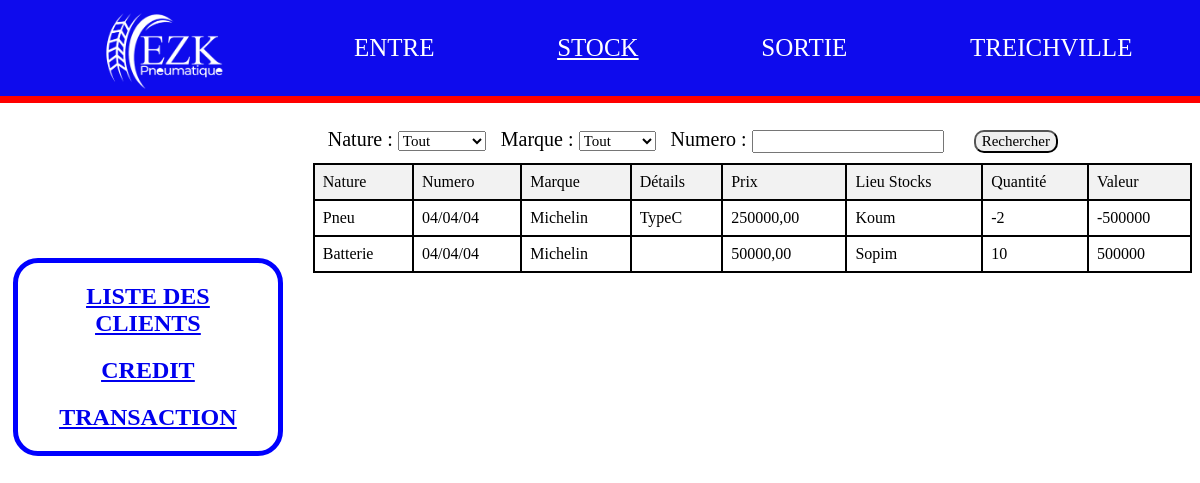
The page /stock (signed in) on the database as committed earlier.
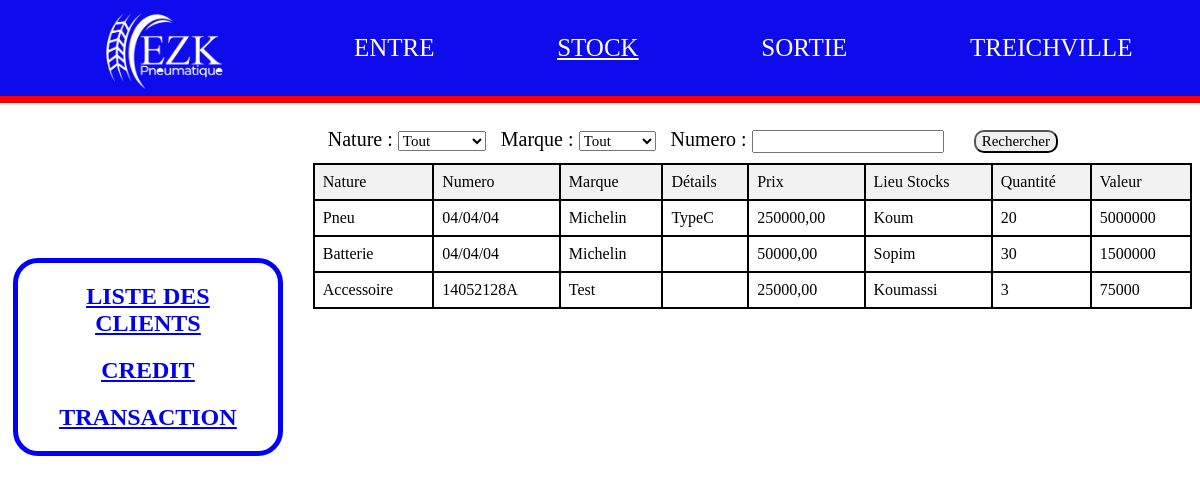
The same page on the database as committed later.
### myapp/models.py (models this page shows, shortened)
class Pneu(models.Model):
    idPneu = models.AutoField(primary_key=True)
    Numero = models.ForeignKey(Numero, on_delete=models.CASCADE, default="")
    Details = models.CharField(max_length=45)
    Prix = models.DecimalField(max_digits=10, decimal_places=2)
    Stockage = models.CharField(max_length=45)
    Quantite = models.IntegerField()
    Date = models.DateTimeField()
    Fournisseur = models.ForeignKey(Fournisseur, on_delete=models.CASCADE)
    Marque = models.ForeignKey(Marque, on_delete=models.CASCADE)
    class Meta:
        db_table = 'Pneu'
        verbose_name = 'Pneu'
        verbose_name_plural = 'Pneus'

class Numero(models.Model):
    idNumero = models.AutoField(primary_key=True)
    Numero = models.CharField(max_length=45)
    Quantite = models.IntegerField(default=0)
    class Meta:
        db_table = 'Numero'
        verbose_name = 'Numero'
        verbose_name_plural = 'Numeros'

class Marque(models.Model):
    idMArque = models.AutoField(primary_key=True)
    Nom = models.CharField(max_length=45)
    Quantite = models.IntegerField(default=0)
    class Meta:
        db_table = 'Marque'
        verbose_name = 'Marque'
        verbose_name_plural = 'Marques'

class Batterie(models.Model):
    idBatterie = models.AutoField(primary_key=True)
    Numero = models.ForeignKey(Numero, on_delete=models.CASCADE, default="")
    Details = models.CharField(max_length=45)
    Prix = models.DecimalField(max_digits=10, decimal_places=2)
    Stockage = models.CharField(max_length=45)
    Quantite = models.IntegerField()
    Date = models.DateTimeField()
    Fournisseur = models.ForeignKey(Fournisseur, on_delete=models.CASCADE)
    Marque = models.ForeignKey(Marque, on_delete=models.CASCADE)
    class Meta:
        db_table = 'Batterie'
        verbose_name = 'Batterie'
        verbose_name_plural = 'Batteries'

class Accessoire(models.Model):
    idAccessoire = models.AutoField(primary_key=True)
    Numero = models.ForeignKey(Numero, on_delete=models.CASCADE, default="")
    Details = models.CharField(max_length=45)
    Prix = models.DecimalField(max_digits=10, decimal_places=2)
    Stockage = models.CharField(max_length=45)
    Quantite = models.IntegerField()
    Date = models.DateTimeField()
    Fournisseur = models.ForeignKey(Fournisseur, on_delete=models.CASCADE)
    Marque = models.ForeignKey(Marque, on_delete=models.CASCADE)
    class Meta:
        db_table = 'Accessoire'
        verbose_name = 'Accessoire'
        verbose_name_plural = 'Accessoires'

### myapp/views.py (the view)
# urls.py: path("stock", views.stock, name="stock"),
def stock(request):
    try:
        admin = Administrateur.objects.get(pk=request.session["admin_id"])
    except:
        return redirect("myapp:connexion")
    if admin is not None:
        if request.method == "POST":
            marque = request.POST.get("marque")
            try:
                marque_saisie = Marque.objects.get(Nom=marque)
            except Marque.DoesNotExist:
                marque = "All"
                marque_saisie = "All"
            nature = request.POST.get("nature")
            try:
                nature_saisie = Nature.objects.get(Name=nature)
            except Nature.DoesNotExist:
                nature = "All"
                nature_saisie = "All"
            numero = request.POST.get("numero")
            if numero is None:
                numero = ""
                numero_saisi = None
            else:
                try:
                    numero_saisi = Numero.objects.get(Numero=numero)
                except Numero.DoesNotExist:
                    numero_saisi = None
            recherche = f"{marque} - {numero}"
            batteries = None
            pneus = None
            accessoires = None
            if recherche:
                if marque != "All" and nature != "All":
                    if numero_saisi is None:
                        if nature_saisie.Name == "Pneu":
                            pneus = Pneu.objects.filter(Marque=marque_saisie).order_by("-idPneu")
                        elif nature_saisie.Name == "Batterie":
                            batteries = Batterie.objects.filter(Marque=marque_saisie).order_by("-idBatterie")
                        else:
                            accessoires = Accessoire.objects.filter(Marque=marque_saisie).order_by("-idAccessoire")
                    else:
                        if nature_saisie.Name == "Pneu":
                            pneus = Pneu.objects.filter(Marque=marque_saisie, Numero=numero_saisi).order_by("-idPneu")
                        elif nature_saisie.Name == "Batterie":
                            batteries = Batterie.objects.filter(Marque=marque_saisie, Numero=numero_saisi).order_by("-idBatterie")
                        else:
                            accessoires = Accessoire.objects.filter(Marque=marque_saisie, Numero=numero_saisi).order_by("-idAccessoire")
                elif nature != "All" and marque == "All":
                    if numero_saisi is None:
                        if nature_saisie.Name == "Pneu":
                            pneus = Pneu.objects.all().order_by("-idPneu")
                        elif nature_saisie.Name == "Batterie":
                            batteries = Batterie.objects.all().order_by("-idBatterie")
                        else:
                            accessoires = Accessoire.objects.all().order_by("-idAccessoire")
                    else:
                        if nature_saisie.Name == "Pneu":
                            pneus = Pneu.objects.filter(Numero=numero_saisi).order_by("-idPneu")
                        elif nature_saisie.Name == "Batterie":
                            batteries = Batterie.objects.filter(Numero=numero_saisi).order_by("-idBatterie")
                        else:
                            accessoires = Accessoire.objects.filter(Numero=numero_saisi).order_by("-idAccessoire")
                elif nature == "All" and marque != "All":
                    if numero_saisi is None:
                        pneus = Pneu.objects.filter(Marque=marque_saisie).order_by("-idPneu")
                        batteries = Batterie.objects.filter(Marque=marque_saisie).order_by("-idBatterie")
                        accessoires = Accessoire.objects.filter(Marque=marque_saisie).order_by("-idAccessoire")
                    else:
                        pneus = Pneu.objects.filter(Marque=marque_saisie, Numero=numero_saisi).order_by("-idPneu")
                        batteries = Batterie.objects.filter(Marque=marque_saisie, Numero=numero_saisi).order_by("-idBatterie")
                        accessoires = Accessoire.objects.filter(Marque=marque_saisie, Numero=numero_saisi).order_by("-idAccessoire")
                else:
                    if numero_saisi is None:
                        pneus = Pneu.objects.all()
                        batteries = Batterie.objects.all()
                        accessoires = Accessoire.objects.all()
                    else:
                        pneus = Pneu.objects.filter(Numero=numero_saisi)
                        batteries = Batterie.objects.filter(Numero=numero_saisi)
                        accessoires = Accessoire.objects.filter(Numero=numero_saisi)
                if pneus is not None or batteries is not None or accessoires is not None:
                    if pneus is not None:
                        pneus = pneus.annotate(valeur_restante=ExpressionWrapper(F('Quantite') * F('Prix'), output_field=DecimalField()))
                    if batteries is not None:
                        batteries = batteries.annotate(valeur_restante=ExpressionWrapper(F('Quantite') * F('Prix'), output_field=DecimalField()))
                    if accessoires is not None:
                        accessoires = accessoires.annotate(valeur_restante=ExpressionWrapper(F('Quantite') * F('Prix'), output_field=DecimalField()))
                    marques = Marque.objects.all()
                    natures = Nature.objects.all()
                    context = {
                        "pneus": pneus,
                        "accessoires": accessoires,
                        "batteries": batteries,
                        "natures": natures,
                        "marques": marques,
                    }
                    return render(request, "stock.html", context=context)
        else:
            natures = Nature.objects.all()
            marques = Marque.objects.all()
            pneus = Pneu.objects.all()
            pneus = pneus.annotate(valeur_restante=ExpressionWrapper(F('Quantite') * F('Prix'), output_field=DecimalField()))
            batteries = Batterie.objects.all()
            batteries = batteries.annotate(valeur_restante=ExpressionWrapper(F('Quantite') * F('Prix'), output_field=DecimalField()))
            accessoires = Accessoire.objects.all()
            accessoires = accessoires.annotate(valeur_restante=ExpressionWrapper(F('Quantite') * F('Prix'), output_field=DecimalField()))
            context = {
                "natures": natures,
                "pneus": pneus,
                "batteries": batteries,
                "accessoires": accessoires,
                "marques": marques
            }
            return render(request, "stock.html", context=context)

### myapp/templates/stock.html (shortened to what this page needs)
{% load static %}
<!DOCTYPE html>
<html lang="en">
  <head>
    <link rel="stylesheet" href="{% static 'CSS/style.css' %}" />
  </head>
  <body>
    <header>
      <nav>
        <ul>
          <li><img src="{% static 'IMAGES/EZK_WHITE.png' %}" alt="EZK" title="EZK" /></li>
          <li><a href="{% url 'myapp:entre' %}">ENTRE</a></li>
          <li><a href="{% url 'myapp:stock' %}" class="stock">STOCK</a></li>
          <li><a href="{% url 'myapp:sortie' %}">SORTIE</a></li>
          <li>
            TREICHVILLE&nbsp;
          </li>
        </ul>
      </nav>
      <div class="after"></div>
    </header>
    <main>
      <section>
        <div class="left">
            <h2><a href="{% url 'myapp:list_client' %}">LISTE DES CLIENTS</a></h2>
            <h2><a href="{% url 'myapp:credit' %}">CREDIT</a></h2>
            <h2><a href="{% url 'myapp:transaction' %}">TRANSACTION</a></h2>
        </div>
        <div class="right">
          <div class="search">
            <form action="{% url 'myapp:stock' %}" method="post">
              <label for="nature">Nature : </label>
              <select name="nature" id="nature">
                  <option value="All" selected>Tout</option>
                </select>&nbsp;&nbsp;
              <label for="marque">Marque : </label>
              <select name="marque" id="marque">
                  <option value="All" selected>Tout</option>
                </select>&nbsp;&nbsp;
              <label for="numero">Numero : </label>
              <input type="text" name="numero" id="numero"> &nbsp;
              &nbsp;&nbsp; <input type="submit" value="Rechercher" style="border-radius: 10px;">
            </form>
          </div>
          <div class="resultat">
                <div class="all">
                <table>
                  <thead>
                    <tr>
                      <td>Nature</td>
                      <td>Numero</td>
                      <td>Marque</td>
                      <td>Détails</td>
                      <td>Prix</td>
                      <td>Lieu Stocks</td>
                      <td>Quantité</td>
                      <td>Valeur</td>
                    </tr>
                  </thead>
                  <tbody>
                    {% if pneus %}
                    {% for pneu in pneus %}
                      <tr>
                        <td>Pneu</td>
                        <td>{{pneu.Numero.Numero}}</td>
                        <td>{{pneu.Marque.Nom}}</td>
                        <td>{{pneu.Details}}</td>
                        <td>{{pneu.Prix}}</td>
                        <td>{{pneu.Stockage}}</td>
                        <td>{{pneu.Quantite}}</td>
                        <td>{{pneu.valeur_restante}}</td>
                      </tr>
                    {% endfor %}
                    {% endif %}
                    {% if batteries %}
                    {% for pneu in batteries %}
                      <tr>
                        <td>Batterie</td>
                        <td>{{pneu.Numero.Numero}}</td>
                        <td>{{pneu.Marque.Nom}}</td>
                        <td>{{pneu.Details}}</td>
                        <td>{{pneu.Prix}}</td>
                        <td>{{pneu.Stockage}}</td>
                        <td>{{pneu.Quantite}}</td>
                        <td>{{pneu.valeur_restante}}</td>
                      </tr>
                    {% endfor %}
                    {% endif %}
                    {% if accessoires %}
                    {% for pneu in accessoires %}
                      <tr>
                        <td>Accessoire</td>
                        <td>{{pneu.Numero.Numero}}</td>
                        <td>{{pneu.Marque.Nom}}</td>
                        <td>{{pneu.Details}}</td>
                        <td>{{pneu.Prix}}</td>
                        <td>{{pneu.Stockage}}</td>
                        <td>{{pneu.Quantite}}</td>
                        <td>{{pneu.valeur_restante}}</td>
                      </tr>
                    {% endfor %}
                    {% endif %}
                  </tbody>
                </table>
                </div>
                </div>
        </div>
      </section>
    </main>
  </body>
</html>

### myapp/static/CSS/style.css (style rules this page uses)
* { font-family: "Times News Roman"; }
main { padding-top: 120px; }
header { position: fixed; top: 0; left: 0; right: 0; width: 100%; z-index: 1; }
header nav ul { margin-top: 0; }
nav { background-color: #0e0bed; }
.after { width: 100%; height: 7px; background-color: red; }
nav ul { display: flex; align-items: center; justify-content: space-around; margin-bottom: 0; }
nav ul li img { width: 130px; margin-top: 10px; }
nav ul li { list-style: none; color: #fff; font-size: 25px; }
nav ul li a { position: relative; text-decoration: none; color: #fff; font-size: 25px; font-style: normal; transition: color 2s ease; }
nav ul li a::after { content: ""; position: absolute; bottom: 0; left: 0; width: 0; height: 2px; background-color: rgb(97, 243, 0); transition: width 1s ease; }
main section { display: flex; }
main section .left h2, main section .left h2 a:visited { text-decoration: underline; color: blue; }
main section .left { margin-top: 130px; text-align: center; flex: 2; border: solid blue 5px; margin-right: 15px; margin-left: 5px; border-radius: 25px; padding-left: 20px; padding-right: 20px; padding-top: 0; height: 100%; }
main section .right { flex: 8; margin-left: 15px; }
main section .right .search { margin-bottom: 10px; font-size: 20px; }
main section .right .search input[type="text"] { text-align: center; }
main section .right .search select, main section .right .search input[type="submit"], main section .right .search input[type="text"] { font-size: 15px; }
main section .right .resultat { display: flex; }
main section .right .resultat .all { flex: 8; }
main section .right .resultat .all table { border-collapse: collapse; width: 100%; border: 2px solid black; }
main section .right .resultat .all table, main section .right .resultat .all table td { border: 2px solid black; }
main section .right .resultat .all table thead { border: 2px solid black; background-color: #f2f2f2; }
main section .right .resultat .all table td { padding: 8px; }
.sortie, .stock, .entre { text-decoration: underline; transition: text-decoration 2s ease; }

Rows that differ between the two databases and show on the page:
changed Pneu "TypeC": Quantite "-2" → "20"; valeur_restante "-500000" → "5000000"
changed Batterie "Sopim": Quantite "10" → "30"; valeur_restante "500000" → "1500000"
added Accessoire: Numero.Numero "14052128A", Marque.Nom "Test", Prix "25000,00", Stockage "Koumassi", Quantite "3", valeur_restante "75000"
